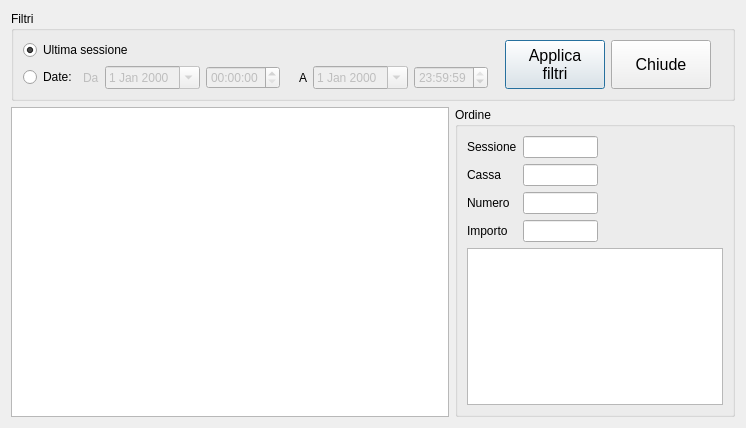
<?xml version="1.0" encoding="UTF-8"?>
<ui version="4.0">
 <class>StoricoOrdini</class>
 <widget class="QDialog" name="StoricoOrdini">
  <property name="geometry">
   <rect>
    <x>0</x>
    <y>0</y>
    <width>746</width>
    <height>428</height>
   </rect>
  </property>
  <property name="windowTitle">
   <string>Storico ordini</string>
  </property>
  <property name="modal">
   <bool>true</bool>
  </property>
  <layout class="QVBoxLayout" name="verticalLayout_2" stretch="0,1">
   <item>
    <widget class="QGroupBox" name="groupBox">
     <property name="sizePolicy">
      <sizepolicy hsizetype="Preferred" vsizetype="Preferred">
       <horstretch>0</horstretch>
       <verstretch>0</verstretch>
      </sizepolicy>
     </property>
     <property name="title">
      <string>Filtri</string>
     </property>
     <layout class="QHBoxLayout" name="horizontalLayout_16">
      <item>
       <layout class="QHBoxLayout" name="horizontalLayout_17">
        <item>
         <layout class="QVBoxLayout" name="verticalLayout_3">
          <item>
           <widget class="QRadioButton" name="ultimaSessioneBox">
            <property name="text">
             <string>Ultima sessione</string>
            </property>
            <property name="checked">
             <bool>true</bool>
            </property>
           </widget>
          </item>
          <item>
           <layout class="QHBoxLayout" name="horizontalLayout_4">
            <item>
             <widget class="QRadioButton" name="filtroDateBox">
              <property name="text">
               <string>Date:</string>
              </property>
             </widget>
            </item>
            <item>
             <layout class="QHBoxLayout" name="horizontalLayout_5">
              <item>
               <widget class="QLabel" name="label_4">
                <property name="enabled">
                 <bool>false</bool>
                </property>
                <property name="text">
                 <string>Da</string>
                </property>
               </widget>
              </item>
              <item>
               <widget class="QDateEdit" name="fromData">
                <property name="enabled">
                 <bool>false</bool>
                </property>
                <property name="calendarPopup">
                 <bool>true</bool>
                </property>
               </widget>
              </item>
              <item>
               <widget class="QTimeEdit" name="fromOra">
                <property name="enabled">
                 <bool>false</bool>
                </property>
               </widget>
              </item>
              <item>
               <spacer name="horizontalSpacer_4">
                <property name="orientation">
                 <enum>Qt::Horizontal</enum>
                </property>
                <property name="sizeType">
                 <enum>QSizePolicy::Fixed</enum>
                </property>
                <property name="sizeHint" stdset="0">
                 <size>
                  <width>13</width>
                  <height>17</height>
                 </size>
                </property>
               </spacer>
              </item>
              <item>
               <widget class="QLabel" name="label_5">
                <property name="text">
                 <string>A</string>
                </property>
               </widget>
              </item>
              <item>
               <widget class="QDateEdit" name="toData">
                <property name="enabled">
                 <bool>false</bool>
                </property>
                <property name="calendarPopup">
                 <bool>true</bool>
                </property>
               </widget>
              </item>
              <item>
               <widget class="QTimeEdit" name="toOra">
                <property name="enabled">
                 <bool>false</bool>
                </property>
                <property name="time">
                 <time>
                  <hour>23</hour>
                  <minute>59</minute>
                  <second>59</second>
                 </time>
                </property>
               </widget>
              </item>
             </layout>
            </item>
           </layout>
          </item>
         </layout>
        </item>
        <item>
         <spacer name="horizontalSpacer_17">
          <property name="orientation">
           <enum>Qt::Horizontal</enum>
          </property>
          <property name="sizeHint" stdset="0">
           <size>
            <width>100</width>
            <height>20</height>
           </size>
          </property>
         </spacer>
        </item>
        <item>
         <widget class="QPushButton" name="filtraBtn_5">
          <property name="sizePolicy">
           <sizepolicy hsizetype="Minimum" vsizetype="Expanding">
            <horstretch>0</horstretch>
            <verstretch>0</verstretch>
           </sizepolicy>
          </property>
          <property name="minimumSize">
           <size>
            <width>100</width>
            <height>0</height>
           </size>
          </property>
          <property name="maximumSize">
           <size>
            <width>16777215</width>
            <height>100</height>
           </size>
          </property>
          <property name="font">
           <font>
            <pointsize>12</pointsize>
           </font>
          </property>
          <property name="text">
           <string>Applica
filtri</string>
          </property>
         </widget>
        </item>
        <item>
         <widget class="QPushButton" name="filtraBtn_6">
          <property name="sizePolicy">
           <sizepolicy hsizetype="Minimum" vsizetype="Expanding">
            <horstretch>0</horstretch>
            <verstretch>0</verstretch>
           </sizepolicy>
          </property>
          <property name="minimumSize">
           <size>
            <width>100</width>
            <height>0</height>
           </size>
          </property>
          <property name="maximumSize">
           <size>
            <width>16777215</width>
            <height>100</height>
           </size>
          </property>
          <property name="font">
           <font>
            <pointsize>12</pointsize>
           </font>
          </property>
          <property name="text">
           <string>Chiude</string>
          </property>
         </widget>
        </item>
        <item>
         <spacer name="horizontalSpacer_18">
          <property name="orientation">
           <enum>Qt::Horizontal</enum>
          </property>
          <property name="sizeHint" stdset="0">
           <size>
            <width>100</width>
            <height>20</height>
           </size>
          </property>
         </spacer>
        </item>
       </layout>
      </item>
     </layout>
    </widget>
   </item>
   <item>
    <layout class="QHBoxLayout" name="horizontalLayout_2">
     <item>
      <widget class="QTableView" name="ordiniTable">
       <property name="sizePolicy">
        <sizepolicy hsizetype="Expanding" vsizetype="Expanding">
         <horstretch>1</horstretch>
         <verstretch>0</verstretch>
        </sizepolicy>
       </property>
       <property name="palette">
        <palette>
         <active>
          <colorrole role="Highlight">
           <brush brushstyle="SolidPattern">
            <color alpha="255">
             <red>49</red>
             <green>106</green>
             <blue>197</blue>
            </color>
           </brush>
          </colorrole>
          <colorrole role="HighlightedText">
           <brush brushstyle="SolidPattern">
            <color alpha="255">
             <red>255</red>
             <green>255</green>
             <blue>255</blue>
            </color>
           </brush>
          </colorrole>
         </active>
         <inactive>
          <colorrole role="Highlight">
           <brush brushstyle="SolidPattern">
            <color alpha="255">
             <red>48</red>
             <green>108</green>
             <blue>197</blue>
            </color>
           </brush>
          </colorrole>
          <colorrole role="HighlightedText">
           <brush brushstyle="SolidPattern">
            <color alpha="255">
             <red>255</red>
             <green>255</green>
             <blue>255</blue>
            </color>
           </brush>
          </colorrole>
         </inactive>
         <disabled>
          <colorrole role="Highlight">
           <brush brushstyle="SolidPattern">
            <color alpha="255">
             <red>49</red>
             <green>106</green>
             <blue>197</blue>
            </color>
           </brush>
          </colorrole>
          <colorrole role="HighlightedText">
           <brush brushstyle="SolidPattern">
            <color alpha="255">
             <red>255</red>
             <green>255</green>
             <blue>255</blue>
            </color>
           </brush>
          </colorrole>
         </disabled>
        </palette>
       </property>
       <property name="selectionMode">
        <enum>QAbstractItemView::SingleSelection</enum>
       </property>
       <property name="selectionBehavior">
        <enum>QAbstractItemView::SelectRows</enum>
       </property>
       <attribute name="horizontalHeaderHighlightSections">
        <bool>false</bool>
       </attribute>
       <attribute name="horizontalHeaderMinimumSectionSize">
        <number>30</number>
       </attribute>
      </widget>
     </item>
     <item>
      <widget class="QGroupBox" name="groupBox_2">
       <property name="title">
        <string>Ordine</string>
       </property>
       <layout class="QVBoxLayout" name="verticalLayout">
        <item>
         <layout class="QHBoxLayout" name="horizontalLayout">
          <item>
           <layout class="QFormLayout" name="formLayout">
            <property name="fieldGrowthPolicy">
             <enum>QFormLayout::AllNonFixedFieldsGrow</enum>
            </property>
            <item row="0" column="0">
             <widget class="QLabel" name="label_3">
              <property name="text">
               <string>Sessione</string>
              </property>
             </widget>
            </item>
            <item row="0" column="1">
             <widget class="QLineEdit" name="sessioneOrdineTxt">
              <property name="maximumSize">
               <size>
                <width>75</width>
                <height>16777215</height>
               </size>
              </property>
              <property name="maxLength">
               <number>3</number>
              </property>
              <property name="alignment">
               <set>Qt::AlignRight|Qt::AlignTrailing|Qt::AlignVCenter</set>
              </property>
              <property name="readOnly">
               <bool>true</bool>
              </property>
             </widget>
            </item>
            <item row="2" column="0">
             <widget class="QLabel" name="label">
              <property name="text">
               <string>Numero</string>
              </property>
             </widget>
            </item>
            <item row="2" column="1">
             <widget class="QLineEdit" name="numeroOrdineTxt">
              <property name="maximumSize">
               <size>
                <width>75</width>
                <height>16777215</height>
               </size>
              </property>
              <property name="maxLength">
               <number>5</number>
              </property>
              <property name="alignment">
               <set>Qt::AlignRight|Qt::AlignTrailing|Qt::AlignVCenter</set>
              </property>
              <property name="readOnly">
               <bool>true</bool>
              </property>
             </widget>
            </item>
            <item row="3" column="0">
             <widget class="QLabel" name="label_2">
              <property name="text">
               <string>Importo</string>
              </property>
             </widget>
            </item>
            <item row="3" column="1">
             <widget class="QLineEdit" name="importoOrdineTxt">
              <property name="maximumSize">
               <size>
                <width>75</width>
                <height>16777215</height>
               </size>
              </property>
              <property name="maxLength">
               <number>10</number>
              </property>
              <property name="alignment">
               <set>Qt::AlignRight|Qt::AlignTrailing|Qt::AlignVCenter</set>
              </property>
              <property name="readOnly">
               <bool>true</bool>
              </property>
             </widget>
            </item>
            <item row="1" column="0">
             <widget class="QLabel" name="label_6">
              <property name="text">
               <string>Cassa</string>
              </property>
             </widget>
            </item>
            <item row="1" column="1">
             <widget class="QLineEdit" name="cassaOrdineTxt">
              <property name="maximumSize">
               <size>
                <width>75</width>
                <height>16777215</height>
               </size>
              </property>
              <property name="maxLength">
               <number>3</number>
              </property>
              <property name="alignment">
               <set>Qt::AlignRight|Qt::AlignTrailing|Qt::AlignVCenter</set>
              </property>
              <property name="readOnly">
               <bool>true</bool>
              </property>
             </widget>
            </item>
           </layout>
          </item>
          <item>
           <spacer name="horizontalSpacer">
            <property name="orientation">
             <enum>Qt::Horizontal</enum>
            </property>
            <property name="sizeHint" stdset="0">
             <size>
              <width>40</width>
              <height>20</height>
             </size>
            </property>
           </spacer>
          </item>
         </layout>
        </item>
        <item>
         <widget class="QTableView" name="articoliOrdineTbl">
          <property name="selectionMode">
           <enum>QAbstractItemView::NoSelection</enum>
          </property>
          <attribute name="horizontalHeaderVisible">
           <bool>true</bool>
          </attribute>
          <attribute name="verticalHeaderVisible">
           <bool>false</bool>
          </attribute>
         </widget>
        </item>
       </layout>
      </widget>
     </item>
    </layout>
   </item>
  </layout>
 </widget>
 <resources/>
 <connections>
  <connection>
   <sender>filtraBtn_6</sender>
   <signal>clicked()</signal>
   <receiver>StoricoOrdini</receiver>
   <slot>reject()</slot>
   <hints>
    <hint type="sourcelabel">
     <x>834</x>
     <y>81</y>
    </hint>
    <hint type="destinationlabel">
     <x>1009</x>
     <y>95</y>
    </hint>
   </hints>
  </connection>
 </connections>
</ui>
